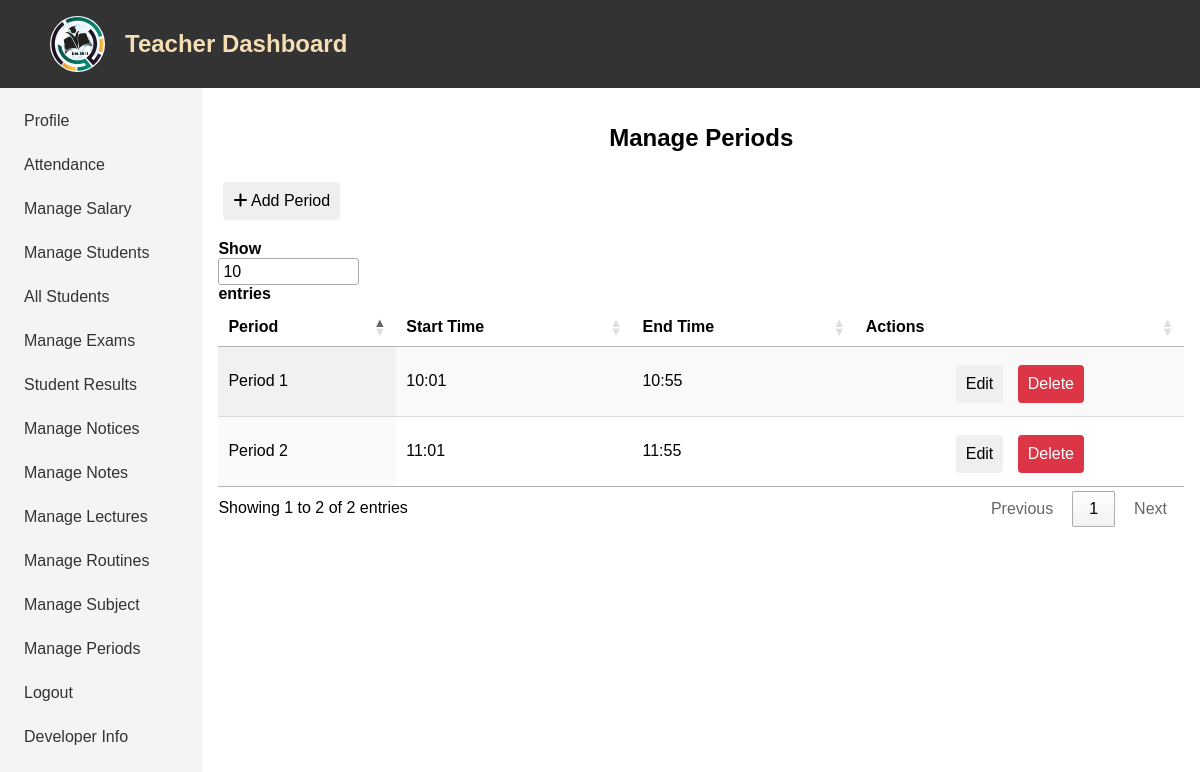
The page /periods/ on the database as committed earlier.
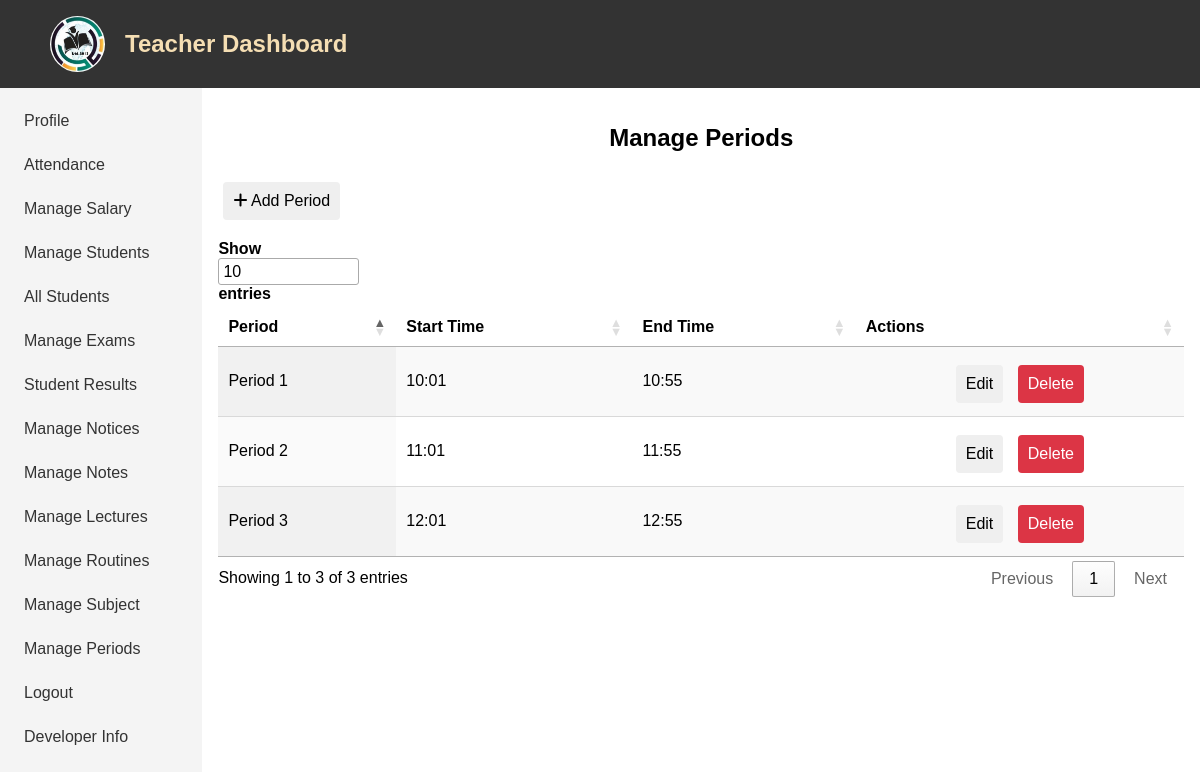
The same page on the database as committed later.
### app/models.py (models this page shows, shortened)
class Period(models.Model):
    period_number = models.PositiveIntegerField()
    start_time = models.CharField(max_length=20)
    end_time = models.CharField(max_length=20)

### app/views.py (the view)
# urls.py: path('periods/', views.manage_period, name='manage_period'),
def manage_period(request):
    periods = Period.objects.all()
    if request.method == 'POST':
        if 'delete_period' in request.POST:
            period = get_object_or_404(Period, id=request.POST.get('delete_period'))
            period.delete()
            return redirect('manage_period')
        else:
            form = PeriodForm(request.POST)
            if form.is_valid():
                form.save()
                return redirect('manage_period')
    else:
        form = PeriodForm()
    return render(request, 'manage_period.html', {'form': form, 'periods': periods})

### app/forms.py
class PeriodForm(forms.ModelForm):
    class Meta:
        model = Period
        fields = ['period_number', 'start_time', 'end_time']
        widgets = {
            'period_number': forms.TextInput(attrs={'type': 'text'}),
            'start_time': forms.TextInput(attrs={'type': 'time'}),
            'end_time': forms.TextInput(attrs={'type': 'time'}),
        }

### templates/manage_period.html (shortened to what this page needs)
{% extends 'base.html' %}
{% block content %}
<div class="main">
    <h2>Manage Periods</h2>
    <button id="toggleFormBtn" class="btn" style="margin-bottom: 20px;">
        <i class="fas fa-plus"></i> Add Period
    </button>
    <table id="dataTable" class="display">
        <thead>
            <tr>
                <th>Period</th>
                <th>Start Time</th>
                <th>End Time</th>
                <th>Actions</th>
            </tr>
        </thead>
        <tbody>
            {% for period in periods %}
            <tr id="period-row-{{ period.id }}">
                <td>Period {{ period.period_number }}</td>
                <td>{{ period.start_time }}</td>
                <td>{{ period.end_time }}</td>
                <td class="text-center">
                    <button type="button" class="btn edit-btn"
                        data-period-id="{{ period.id }}"
                        data-period-number="{{ period.period_number }}"
                        data-start-time="{{ period.start_time }}"
                        data-end-time="{{ period.end_time }}">Edit</button>
                    <form method="post" action="" style="display:inline;">{% csrf_token %}
                        <button type="submit" class="btn btn-danger">Delete</button>
                    </form>
                </td>
            </tr>
            {% endfor %}
        </tbody>
    </table>
</div>
{% endblock %}

Rows that differ between the two databases and show on the page:
added Period: period_number "3", start_time "12:01", end_time "12:55"
Other text that changed with them:
text written by a page script: "Show entries Showing 1 to 2 of 2 entries Previous 1 Next" → "Show entries Showing 1 to 3 of 3 entries Previous 1 Next"
